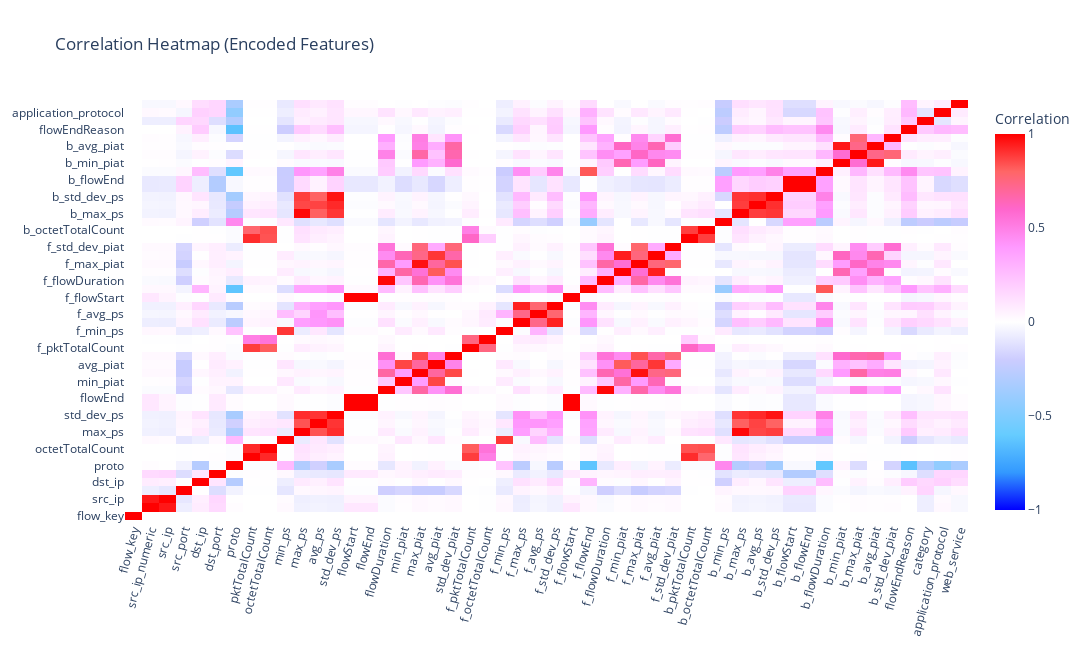

Notebook cell for this chart:
### Code cell
# Encode categorical features
df_num = df.copy()
encoders = {}
for col in df_num.columns:
    if df_num[col].dtype == "object":
        le = LabelEncoder()
        df_num[col] = le.fit_transform(df_num[col].astype(str))
        encoders[col] = le

# Correlation matrix
corr_matrix = df_num.corr()
corr_flat = corr_matrix.stack().reset_index()
corr_flat.columns = ["Var1", "Var2", "Corr"]

# Plot correlation heatmap
fig = go.Figure(
    data=go.Heatmap(
        z=corr_matrix.values,
        x=corr_matrix.columns,
        y=corr_matrix.columns,
        colorscale="Picnic",
        zmin=-1, zmax=1,
        colorbar=dict(title="Correlation"),
        hovertemplate="Var1: %{x}<br>Var2: %{y}<br>Corr: %{z:.2f}<extra></extra>"
    )
)

fig.update_layout(
    title="Correlation Heatmap (Encoded Features)",
    width=1300,
    height=650,
    xaxis=dict(tickangle=-75)
)

fig.show()

### Figure 1 — Plotly figure (JSON) as saved in the notebook; plotly's stock layout.template omitted (floating-point values rounded to 4 significant figures; data arrays with more than 128 entries replaced by an {"elided": "..."} marker saying what was removed)
{"data": [{"colorbar": {"title": {"text": "Correlation"}}, "colorscale": [[0, "rgb(0,0,255)"], [0.1, "rgb(51,153,255)"], [0.2, "rgb(102,204,255)"], [0.3, "rgb(153,204,255)"], [0.4, "rgb(204,204,255)"], [0.5, "rgb(255,255,255)"], [0.6, "rgb(255,204,255)"], [0.7, "rgb(255,153,255)"], [0.8, "rgb(255,102,204)"], [0.9, "rgb(255,102,102)"], [1, "rgb(255,0,0)"]], "hovertemplate": "Var1: %{x}<br>Var2: %{y}<br>Corr: %{z:.2f}<extra></extra>", "type": "heatmap", "x": ["flow_key", "src_ip_numeric", "src_ip", "src_port", "dst_ip", "dst_port", "proto", "pktTotalCount", "octetTotalCount", "min_ps", "max_ps", "avg_ps", "std_dev_ps", "flowStart", "flowEnd", "flowDuration", "min_piat", "max_piat", "avg_piat", "std_dev_piat", "f_pktTotalCount", "f_octetTotalCount", "f_min_ps", "f_max_ps", "f_avg_ps", "f_std_dev_ps", "f_flowStart", "f_flowEnd", "f_flowDuration", "f_min_piat", "f_max_piat", "f_avg_piat", "f_std_dev_piat", "b_pktTotalCount", "b_octetTotalCount", "b_min_ps", "b_max_ps", "b_avg_ps", "b_std_dev_ps", "b_flowStart", "b_flowEnd", "b_flowDuration", "b_min_piat", "b_max_piat", "b_avg_piat", "b_std_dev_piat", "flowEndReason", "category", "application_protocol", "web_service"], "y": ["flow_key", "src_ip_numeric", "src_ip", "src_port", "dst_ip", "dst_port", "proto", "pktTotalCount", "octetTotalCount", "min_ps", "max_ps", "avg_ps", "std_dev_ps", "flowStart", "flowEnd", "flowDuration", "min_piat", "max_piat", "avg_piat", "std_dev_piat", "f_pktTotalCount", "f_octetTotalCount", "f_min_ps", "f_max_ps", "f_avg_ps", "f_std_dev_ps", "f_flowStart", "f_flowEnd", "f_flowDuration", "f_min_piat", "f_max_piat", "f_avg_piat", "f_std_dev_piat", "b_pktTotalCount", "b_octetTotalCount", "b_min_ps", "b_max_ps", "b_avg_ps", "b_std_dev_ps", "b_flowStart", "b_flowEnd", "b_flowDuration", "b_min_piat", "b_max_piat", "b_avg_piat", "b_std_dev_piat", "flowEndReason", "category", "application_protocol", "web_service"], "z": {"elided": "50x50 float values"}, "zmax": 1, "zmin": -1}], "layout": {"height": 650, "title": {"text": "Correlation Heatmap (Encoded Features)"}, "width": 1300, "xaxis": {"tickangle": -75}}}
